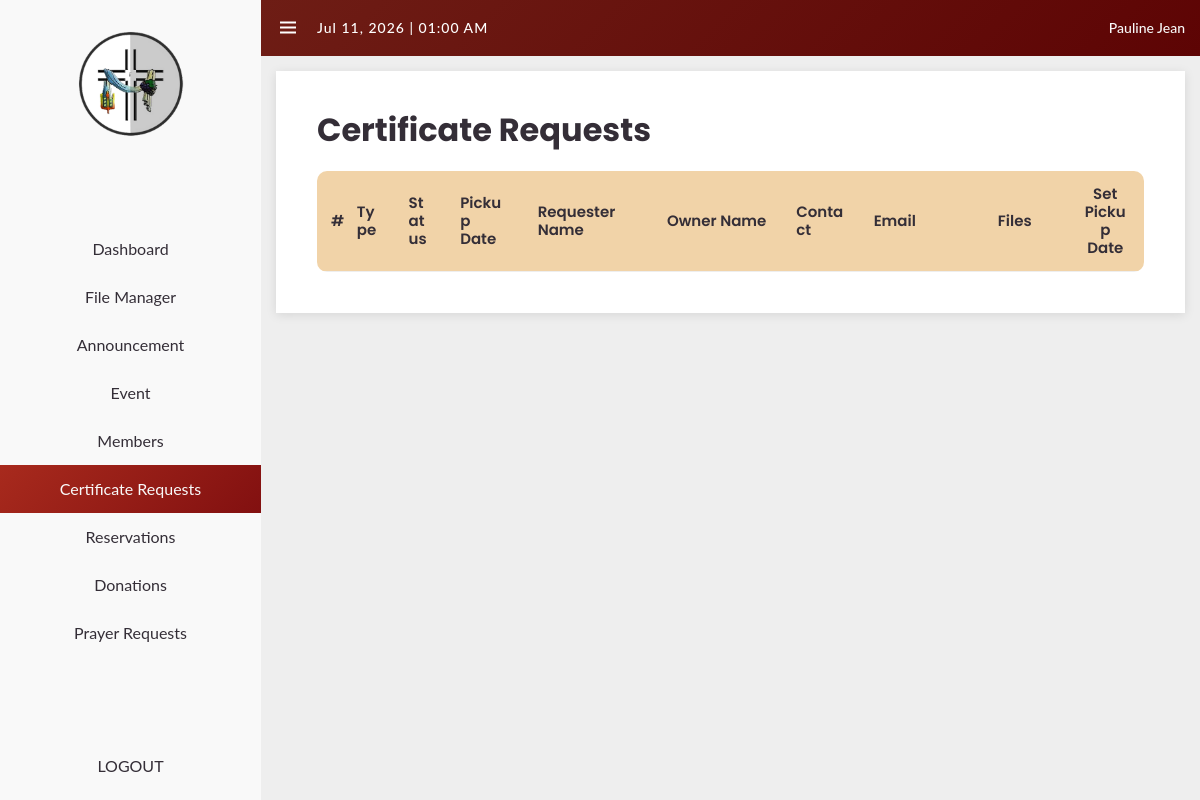
Before: /private/sacraments/certificate_req/certificate_request.php (signed in) with the older database file.
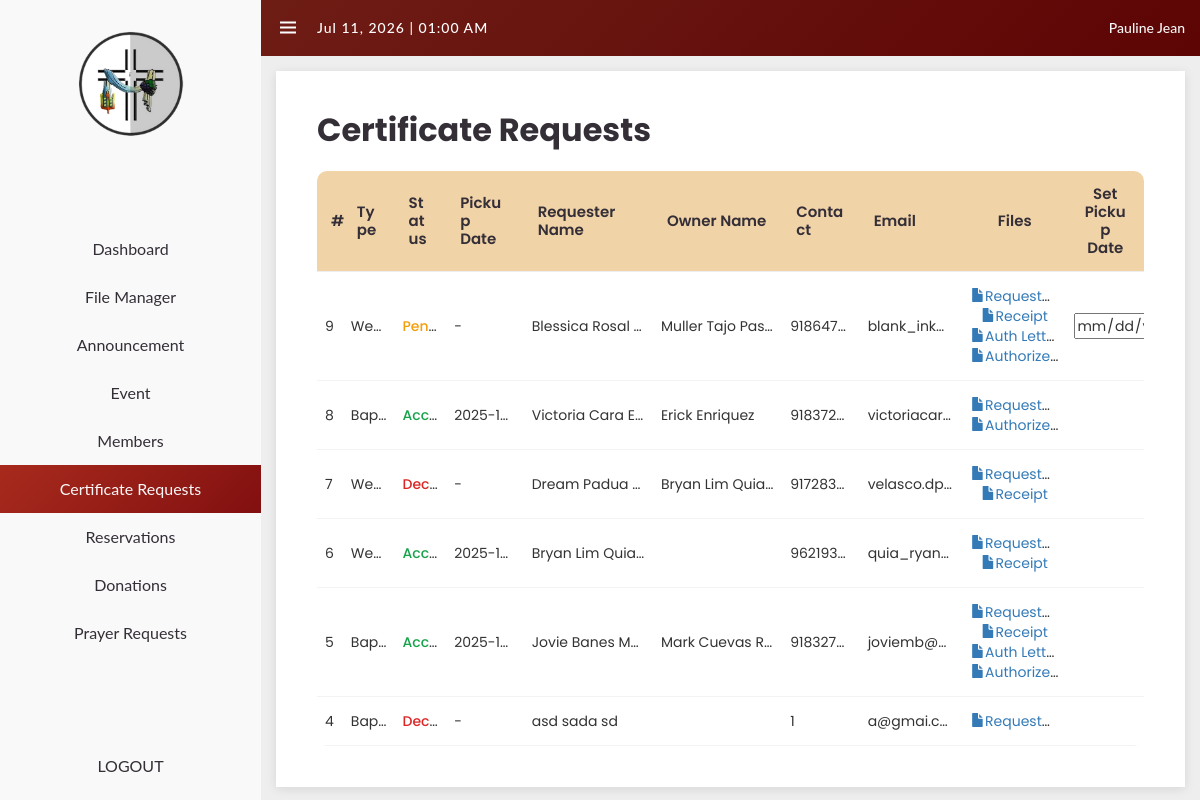
After: the same page with the newer database file.
### tables this page shows
CREATE TABLE `certificate_request` (
  `cert_req_id` int(11) NOT NULL,
  `user_id` int(11) DEFAULT NULL,
  `certificate_type` enum('Baptism','Wedding') NOT NULL,
  `certificate_status` enum('Pending','Declined','Accepted','Ready') NOT NULL DEFAULT 'Pending',
  `pickup_date` date DEFAULT NULL,
  `request_firstname` varchar(30) NOT NULL,
  `request_middlename` varchar(30) DEFAULT NULL,
  `request_lastname` varchar(30) NOT NULL,
  `request_suffix` varchar(30) DEFAULT NULL,
  `owner_firstname` varchar(30) DEFAULT NULL,
  `owner_middlename` varchar(30) DEFAULT NULL,
  `owner_lastname` varchar(30) DEFAULT NULL,
  `owner_suffix` varchar(30) DEFAULT NULL,
  `id_picture` varchar(300) DEFAULT NULL,
  `receipt_picture` varchar(300) DEFAULT NULL,
  `authorization_letter` varchar(300) DEFAULT NULL,
  `authorized_id_picture` varchar(300) DEFAULT NULL,
  `contact` varchar(15) DEFAULT NULL,
  `email` varchar(100) DEFAULT NULL,
  `created_at` timestamp NOT NULL DEFAULT current_timestamp()
);

### private/sacraments/certificate_req/certificate_request.php (the view, shortened to what this page needs)
<?php
require_once "pdo_connection.php";
$rows = $pdo->query("SELECT * FROM certificate_request ORDER BY created_at DESC")->fetchAll(PDO::FETCH_ASSOC);
$admin_name = !empty($_SESSION['givenname']) ? $_SESSION['givenname'] : $_SESSION['username'];
?>
<!DOCTYPE html>
<html lang="en">
<head>
<link href="https://maxcdn.bootstrapcdn.com/bootstrap/3.3.0/css/bootstrap.min.css" rel="stylesheet" />
<link href='https://unpkg.com/boxicons@2.0.9/css/boxicons.min.css' rel='stylesheet'>
<link href='../../../stylesheets/private/navbar.css' rel='stylesheet'>
<link href='../../../stylesheets/private/certificate_request.css' rel='stylesheet'>
</head>
<body>
<section id="sidebar" <?php if ($hideSidebar) echo 'class="hide"'; ?>>
    <a href="#" class="label">
        <img src="../../santa krus logo.png" alt="Logo" class="logo" />
    </a>
    <ul class="side-menu top">
            <li><a href="../../dashboard.php"><span class="text">Dashboard</span></a></li>
            <li><a href="../../stk/filemanager.php"><span class="text">File Manager</span></a></li>
            <li><a href="../../stk/announcement.php"><span class="text">Announcement</span></a></li>
            <li><a href="../../event.php"><span class="text">Event</span></a></li>
            <li><a href="../../stk/members.php"><span class="text">Members</span></a></li>
            <li class="active"><a href="../../sacraments/certificate_req/certificate_request.php"><span class="text">Certificate Requests</span></a></li>
            <li><a href="../sacrament_dashboard.php"><span class="text">Reservations</span></a></li>
            <li><a href="../../donations.php" data-section="dashboard"><span class="text">Donations</span></a></li>
            <li><a href="../../prayer_admin.php"><span class="text">Prayer Requests</span></a></li>
        </ul>
        <ul class="side-menu">
            <li><a href="../../logout.php" class="logout"><span class="text">LOGOUT</span></a></li>
        </ul>
</section>
<section id="content">
<nav>
<i class='bx bx-menu'></i>
<div id="datetime"></div>
<ul>
    <li class="li-dropdown">
      <a href="#"><span class="greeting"><?php echo htmlspecialchars($admin_name); ?></span></a>
  </li>
</ul>
</nav>
<div class="main-content">
<div class="reservations-header">
<h1>Certificate Requests</h1>
</div>
<div class="sacraments-table-container">
<table class="sacraments-table">
  <thead>
    <tr>
      <th>#</th>
      <th>Type</th>
      <th>Status</th>
      <th>Pickup Date</th>
      <th>Requester Name</th>
      <th>Owner Name</th>
      <th>Contact</th>
      <th>Email</th>
      <th>Files</th>
      <th>Set Pickup Date</th>
    </tr>
  </thead>
  <tbody>
    <?php foreach($rows as $r): ?>
      <tr>
        <td><?= htmlspecialchars($r['cert_req_id']) ?></td>
        <td><?= htmlspecialchars($r['certificate_type']) ?></td>
        <td><span class="pill <?= $r['certificate_status'] ?>"><?= $r['certificate_status'] ?></span></td>
        <td><?= htmlspecialchars($r['pickup_date'] ?? '-') ?></td>
        <td>
          <?= htmlspecialchars(trim(($r['request_firstname'] ?? '').' '.($r['request_middlename'] ?? '').' '.($r['request_lastname'] ?? '').' '.($r['request_suffix'] ?? ''))) ?>
        </td>
        <td>
          <?= htmlspecialchars(trim(($r['owner_firstname'] ?? '').' '.($r['owner_middlename'] ?? '').' '.($r['owner_lastname'] ?? '').' '.($r['owner_suffix'] ?? ''))) ?>
        </td>
        <td><?= htmlspecialchars($r['contact']) ?></td>
        <td><?= htmlspecialchars($r['email']) ?></td>
<td>
        <?php
        $uploadBase = "../uploads/";
        if($r['id_picture']): ?>
            <a href="<?= $uploadBase . htmlspecialchars(basename($r['id_picture'])) ?>" target="_blank"><span class="glyphicon glyphicon-file"></span>Requester ID</a><br>
        <?php endif; ?>
        <?php if($r['receipt_picture']): ?>
            <a href="<?= $uploadBase . htmlspecialchars(basename($r['receipt_picture'])) ?>" target="_blank"><span class="glyphicon glyphicon-file"></span>Receipt</a><br>
        <?php endif; ?>
        <?php if($r['authorization_letter']): ?>
            <a href="<?= $uploadBase . htmlspecialchars(basename($r['authorization_letter'])) ?>" target="_blank"><span class="glyphicon glyphicon-file"></span>Auth Letter</a><br>
        <?php endif; ?>
        <?php if($r['authorized_id_picture']): ?>
            <a href="<?= $uploadBase . htmlspecialchars(basename($r['authorized_id_picture'])) ?>" target="_blank"><span class="glyphicon glyphicon-file"></span>Authorized ID</a>
        <?php endif; ?>
        </td>
        <td>
          <?php if($r['certificate_status'] === "Pending"): ?>
  <form action="admin_action.php" method="POST">
    <?php $today = date('Y-m-d'); ?>
    <input type="date" name="pickup_date" min="<?= $today ?>" required>
  </form>
<?php endif; ?>
        </td>
      </tr>
    <?php endforeach; ?>
  </tbody>
</table>
</div>
</body>
</html>

Changed rows visible on the page:
added certificate_request: cert_req_id "9", certificate_type "We…", certificate_status "Pen…", pickup_date "-", request_firstname+request_middlename+request_lastname "Blessica Rosal…", owner_firstname+owner_middlename+owner_lastname "Muller Tajo Pas…", contact "918647…", email "blank_ink…"
added certificate_request: cert_req_id "8", certificate_type "Bap…", certificate_status "Acc…", pickup_date "2025-1…", request_firstname+request_middlename+request_lastname "Victoria Cara E…", owner_firstname+owner_middlename+owner_lastname "Erick Enriquez", contact "918372…", email "victoriacar…"
added certificate_request: cert_req_id "7", certificate_type "We…", certificate_status "Dec…", pickup_date "-", request_firstname+request_middlename+request_lastname "Dream Padua…", owner_firstname+owner_middlename+owner_lastname "Bryan Lim Quia…", contact "917283…", email "velasco.dp…"
added certificate_request: cert_req_id "6", certificate_type "We…", certificate_status "Acc…", pickup_date "2025-1…", request_firstname+request_middlename+request_lastname "Bryan Lim Quia…", contact "962193…", email "quia_ryan…"
added certificate_request: cert_req_id "5", certificate_type "Bap…", certificate_status "Acc…", pickup_date "2025-1…", request_firstname+request_middlename+request_lastname "Jovie Banes M…", owner_firstname+owner_middlename+owner_lastname "Mark Cuevas R…", contact "918327…", email "joviemb@…"
added certificate_request: cert_req_id "4", certificate_type "Bap…", certificate_status "Dec…", pickup_date "-", request_firstname+request_middlename+request_lastname "asd sada sd", contact "1", email "a@gmai.c…"
